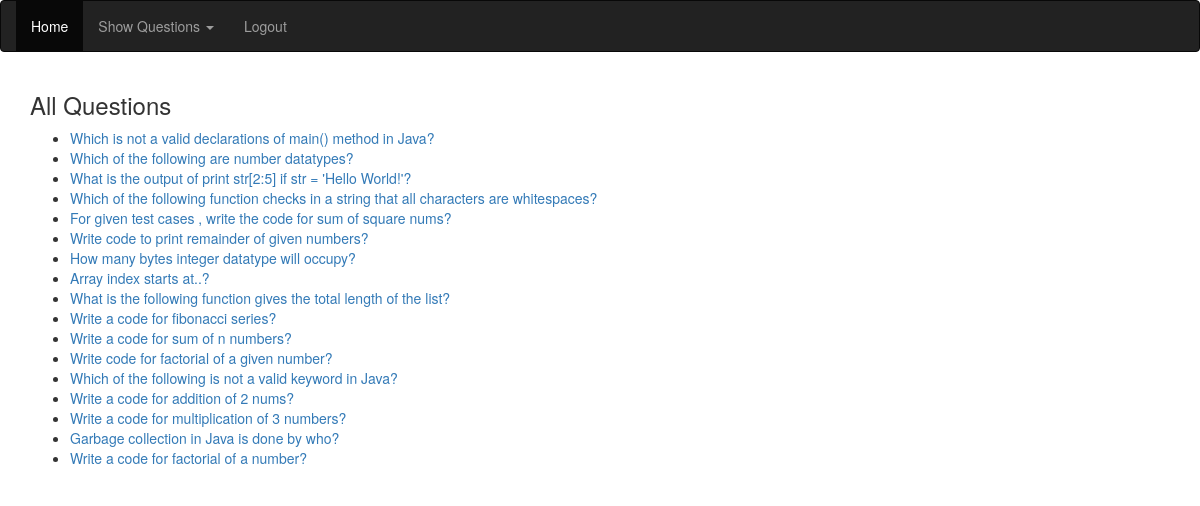
Page /moderator/all/ (signed in) on the committed database.
### interface/models.py (models this page shows, shortened)
class Question(models.Model):
	title = models.CharField(max_length=50, default="")
	text = models.TextField(default="")
	language = models.CharField(max_length=24, choices=language, default='python')
	marks = models.IntegerField(default=0)
	status = models.IntegerField(default=0, choices=question_status_choice)
	user = models.ForeignKey(User,default=0)
	avg_rating=models.IntegerField(default=0)

### interface/views.py (the view)
# urls.py: url(r'^moderator/all/$',"interface.views.show_questions_mod_all",name="mod_show_all"),
def show_questions_mod_all(request):
	if request.user.is_authenticated():
		groups = request.user.groups.values_list('name', flat=True)
		if ('admin' in groups or 'moderator' in groups):
			questions = Question.objects.all().order_by('-avg_rating')
			context = {
				"title" : "All Questions",
				"questions" : questions,
			          }
			return render(request, "display_questions_mod.html", context)
		else:
			return HttpResponseRedirect(reverse('next_login'))
	else:
		return HttpResponseRedirect(reverse('login'))

### templates/display_questions_mod.html (shortened to what this page needs)
{% extends "navigation.html" %}
{% block navbar %}
<li class="active"><a href="{% url 'home' %}">Home</a></li>
<li class="dropdown">
<a href="#" class="dropdown-toggle" data-toggle="dropdown" role="button" aria-haspopup="true" aria-expanded="false">Show Questions <span class="caret"></span></a>
</li>
<li><a href="{% url 'logout_page' %}">Logout</a></li>
 {% endblock %}
{% block content %}
<html>
<head>
</head>
<body>
	<h3>{{ title }}</h3>
	<ul>
	{% for each in questions %}
		<li>
		<a href="../{{each.id }}" >{{ each.text }}</a>
		</li>
	{% endfor %}
	</ul>
</body>
</html>
{% endblock %}

### rows in the picture
Question: text "Which is not a valid declarations of main() method in Java?"
Question: text "Which of the following are number datatypes?"
Question: text "What is the output of print str[2:5] if str = 'Hello World!'?"
Question: text "Which of the following function checks in a string that all characters are whitespaces?"
Question: text "For given test cases , write the code for sum of square nums?"
Question: text "Write code to print remainder of given numbers?"
Question: text "How many bytes integer datatype will occupy?"
Question: text "Array index starts at..?"
Question: text "What is the following function gives the total length of the list?"
Question: text "Write a code for fibonacci series?"
Question: text "Write a code for sum of n numbers?"
Question: text "Write code for factorial of a given number?"
Question: text "Which of the following is not a valid keyword in Java?"
Question: text "Write a code for addition of 2 nums?"
Question: text "Write a code for multiplication of 3 numbers?"
Question: text "Garbage collection in Java is done by who?"
Question: text "Write a code for factorial of a number?"

### other values in the picture
{{ title }} "All Questions"
